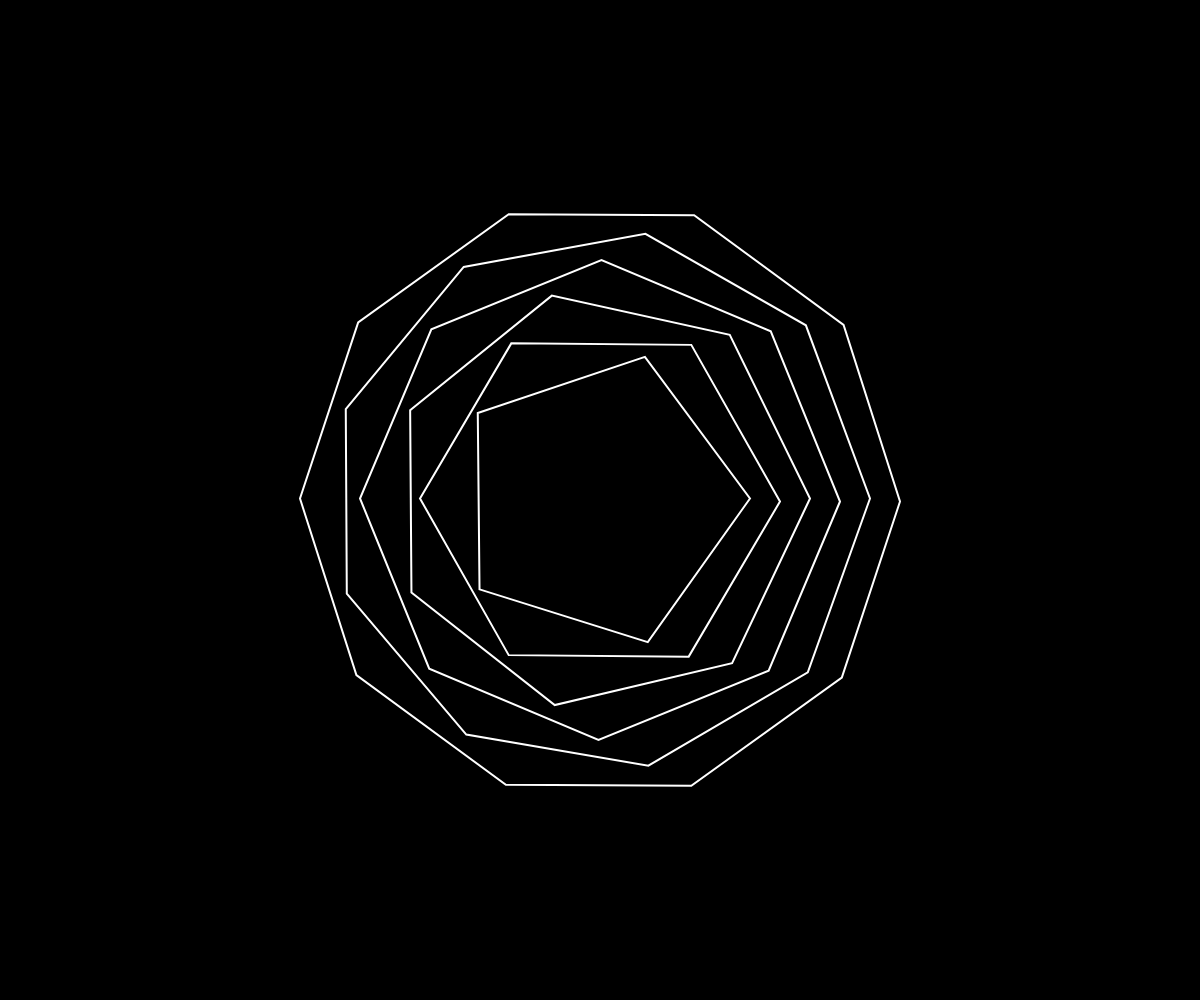
Frame 1 (no input)
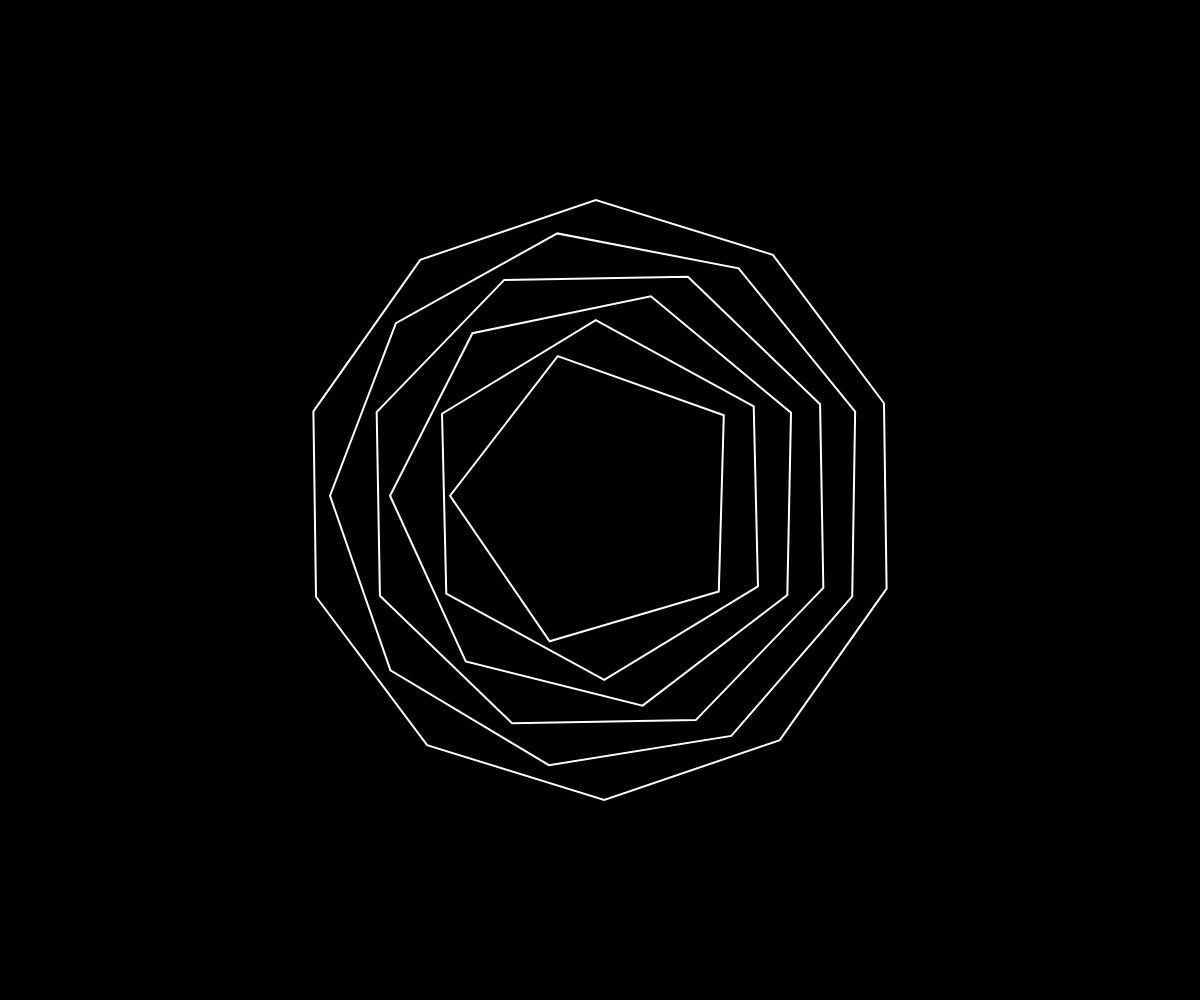
Frame 60 (no input)
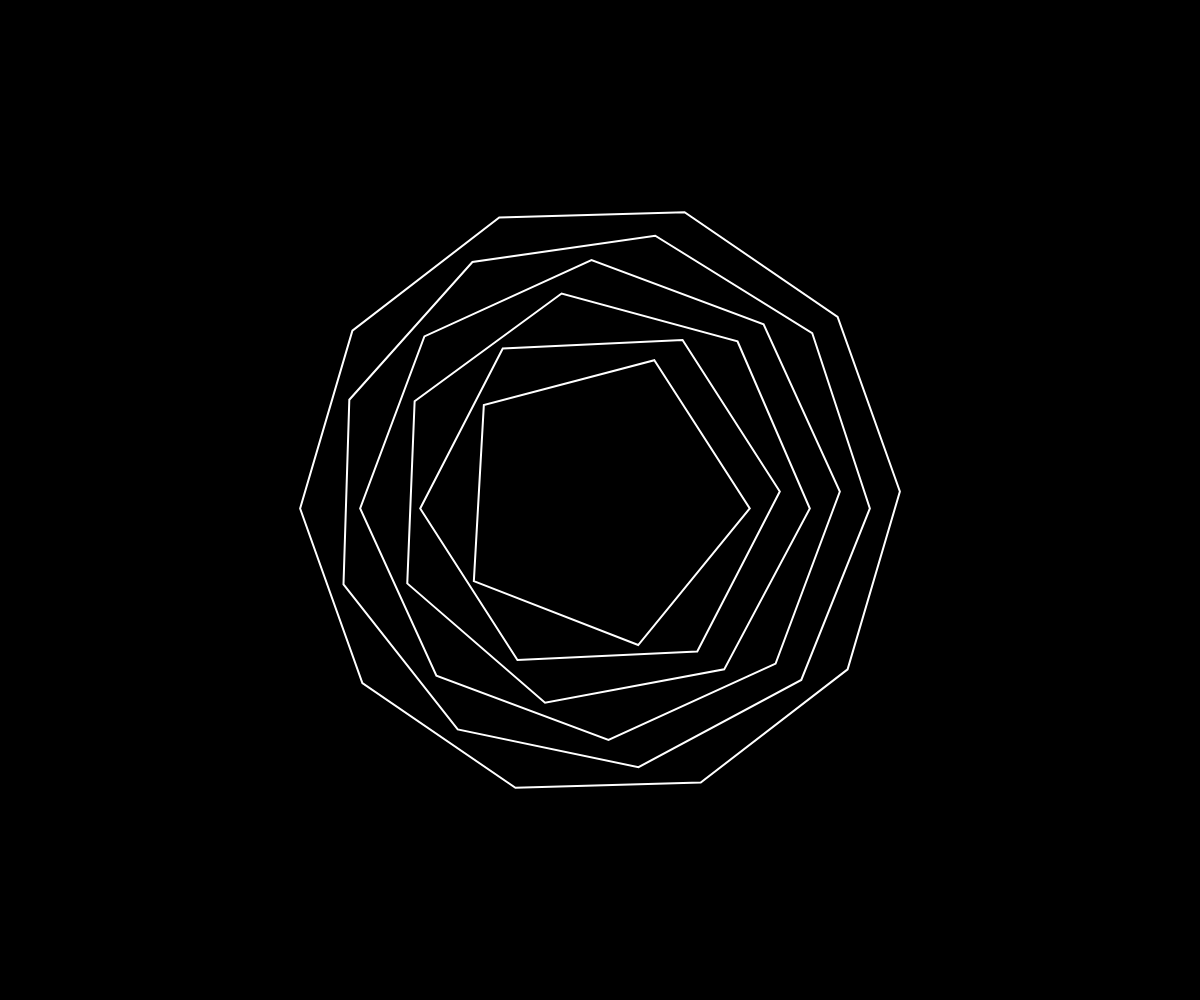
Frame 120 (the mouse pressed at the canvas centre since frame 60)

The p5.js sketch that drew these frames (run headless with seeded random() and noise() and a simulated clock; from frame 60 on, the mouse is pressed at the canvas centre):

// p5.js sketch
// ── sketch.js
var rot = 0;
var changeDir = 1;

function setup() {
	createCanvas(windowWidth, windowHeight);
}

function draw() {
	background(0);
	translate(width / 2, height / 2);
	


	for (var i = 5; i < 11; i++) {
		polygon(i, 30 * i);
	}
}

function polygon(nPoly, radius) {
	push();
	var degRotate = Math.pow(-1, nPoly) * frameCount / (20 * nPoly);
	stroke(255);
	strokeWeight(2);
	noFill();
	rotate(degRotate);
	var unitAng = TWO_PI / nPoly;
	beginShape();
	for (var i = 0; i < nPoly; i++) {
		var vertexX = radius * (cos(i * unitAng));
		var vertexY = radius * (sin(i * unitAng));
		vertex(vertexX, vertexY);
	}
	endShape(CLOSE);
	pop();
}
